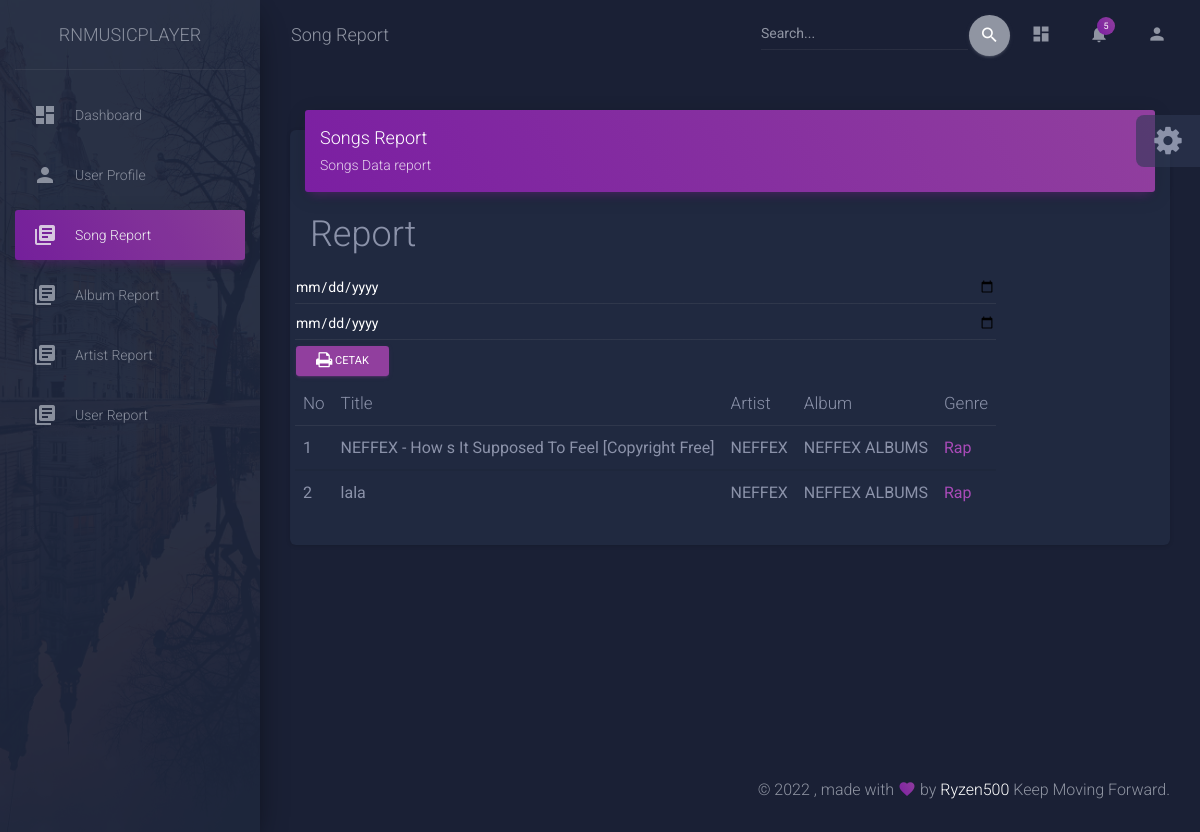
The page /admin/typography.php on the database as committed earlier.
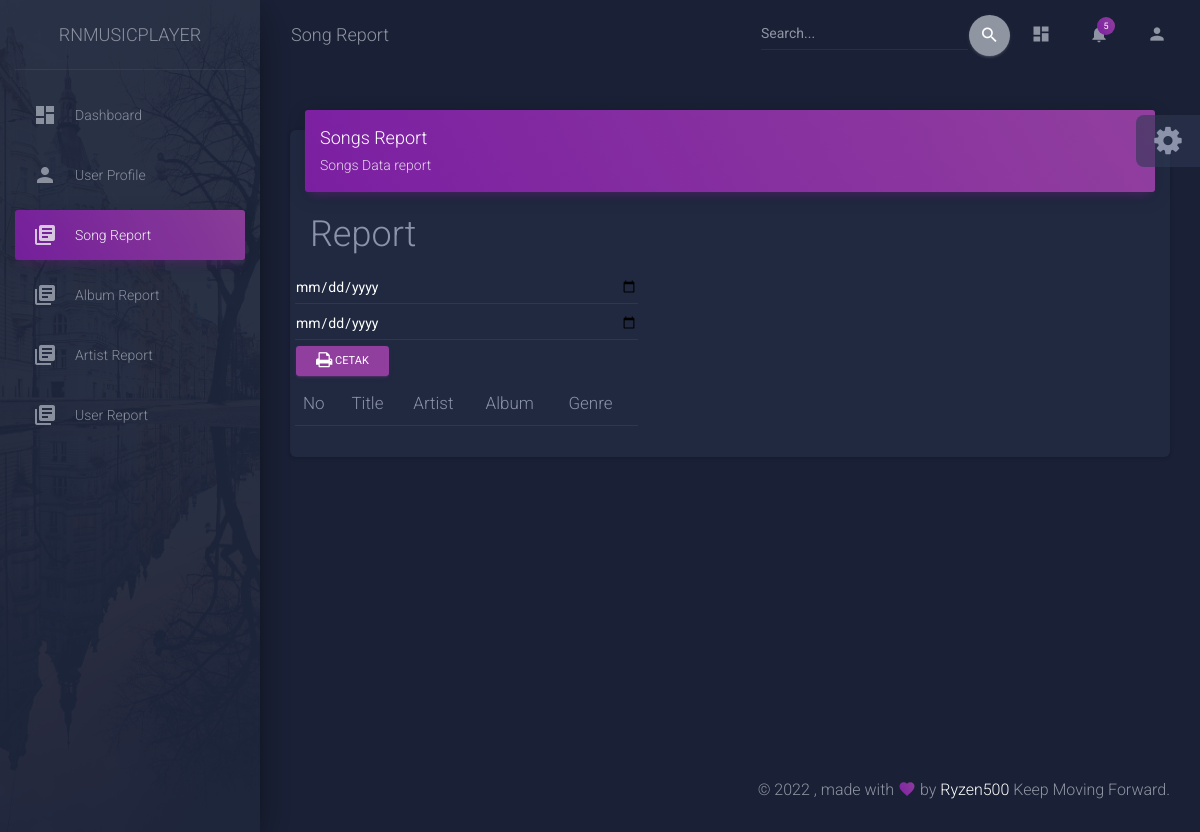
The same page on the database as committed later.
### tables this page shows
CREATE TABLE `songs` (
  `id` int(11) NOT NULL,
  `title` varchar(250) NOT NULL,
  `artist` int(11) DEFAULT NULL,
  `album` int(11) DEFAULT NULL,
  `genre` int(11) DEFAULT NULL,
  `duration` varchar(8) NOT NULL,
  `path` varchar(500) NOT NULL,
  `albumOrder` int(11) DEFAULT NULL,
  `plays` int(11) DEFAULT NULL,
  `datetime` varchar(50) DEFAULT NULL
);

CREATE TABLE `artists` (
  `id` int(11) NOT NULL,
  `name` varchar(250) NOT NULL,
  `date` date NOT NULL
);

CREATE TABLE `albums` (
  `id` int(11) NOT NULL,
  `title` varchar(250) NOT NULL,
  `artist` int(11) NOT NULL,
  `genre` int(11) NOT NULL,
  `artworkPath` varchar(500) NOT NULL,
  `date` date NOT NULL
);

CREATE TABLE `genres` (
  `id` int(11) NOT NULL,
  `name` varchar(250) NOT NULL,
  `datetime` varchar(50) DEFAULT NULL
);

### admin/typography.php (the view, shortened to what the changed rows need)
<!DOCTYPE html>
<html lang="en">
<head>
  <link rel="stylesheet" href="https://maxcdn.bootstrapcdn.com/font-awesome/latest/css/font-awesome.min.css">
  <link href="./assets/css/material-dashboard.css?v=2.1.0" rel="stylesheet" />
  <link rel="stylesheet" href="https://cdnjs.cloudflare.com/ajax/libs/bootstrap-datepicker/1.9.0/css/bootstrap-datepicker.min.css" />
  <link href="./assets/demo/demo.css" rel="stylesheet" />
</head>
<body class="dark-edition">
  <div class="wrapper ">
    <div class="main-panel">
      <div class="content">
      <div class="container-fluid">
        <div class="card">
            <div class="card-body">
              <div id="Song Report">
                <div class="card-title">
                  <h2>Report</h2>
                </div>
                <div class="row">
              <form onsubmit="popup(this);" target="_blank" method="post" action="tampil.php">
              <div class="table-responsive">
                  <table class="table">
                  <thead class=" text-primary">
     <th> No </th>
     <th> Title </th>
     <th> Artist </th>
     <th> Album </th>
     <th> Genre </th>
   </thead>
                  <?php include "config.php";
                    $query =mysqli_query($con, "SELECT s.title,g.name as genre,a.name,al.title as album FROM `songs` as s INNER JOIN artists AS a ON s.artist =a.id INNER JOIN albums as al ON s.album = al.id INNER JOIN genres as g ON s.genre =g.id;");
                    $nomor = 1;
                    while($datas = mysqli_fetch_array($query)){
                  ?>
   <tbody>
     <tr>
       <td> <?php  echo $nomor++; ?> </td>
       <td> <?php echo $datas["title"]; ?> </td>
       <td> <?php  echo $datas['name']; ?> </td>
       <td> <?php  echo $datas['album'];?> </td>
       <td class="text-primary"> <?php echo $datas['genre'];?> </td>
    </tr>
   </tbody>
   <?php } ?>
 </table>
                  </div>
              </form>
                </div>
              </div>
            </div>
          </div>
        </div>
      </div>
     <?php include "footer.php";

Rows that differ between the two databases and show on the page:
removed songs: title "NEFFEX - How s It Supposed To Feel [Copyright Free]", artist.name "NEFFEX", album.title "NEFFEX ALBUMS", genre.name "Rap"
removed songs: title "lala", artist.name "NEFFEX", album.title "NEFFEX ALBUMS", genre.name "Rap"
